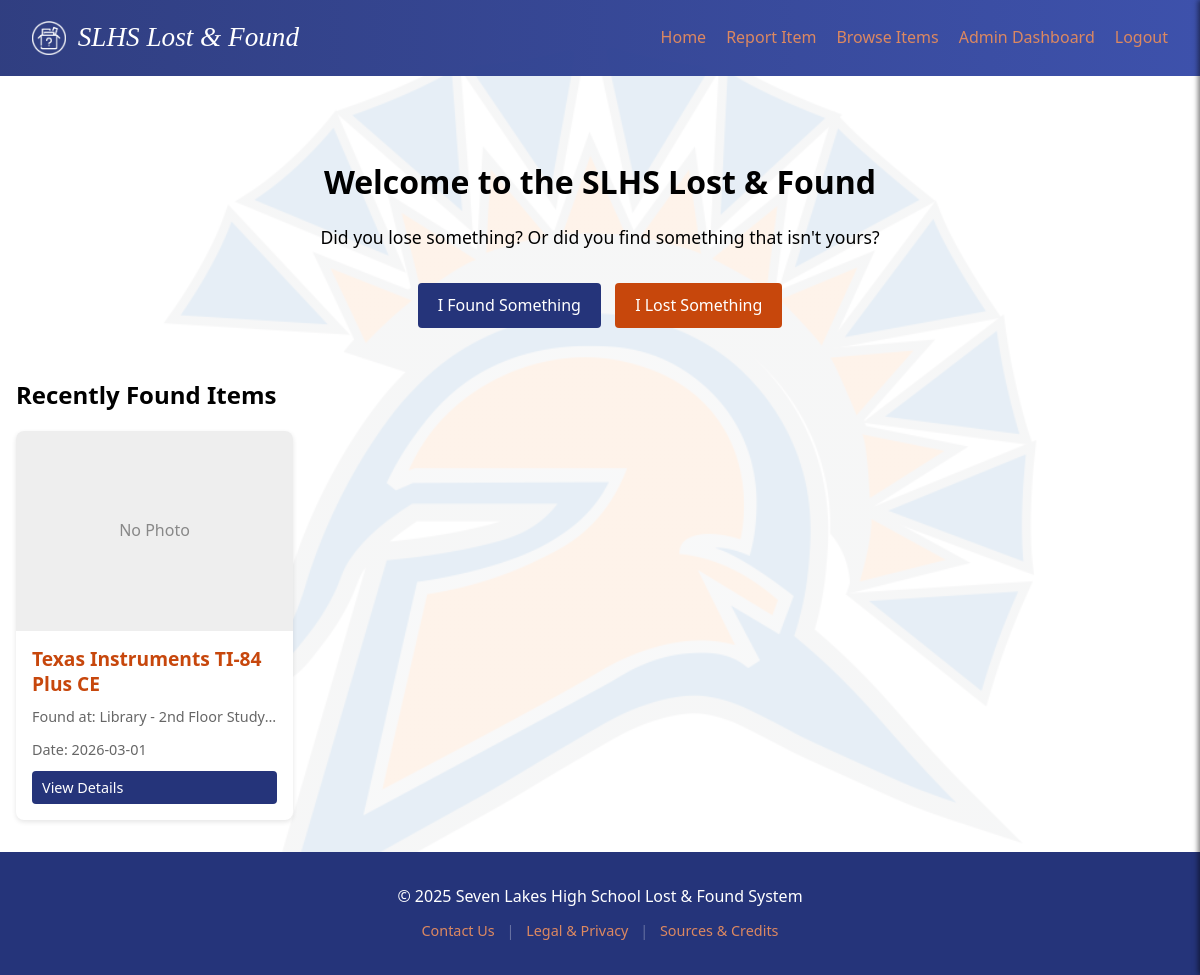
The page / (signed in) on the database its author committed.
### tables this page shows
CREATE TABLE items (
                id INTEGER PRIMARY KEY AUTOINCREMENT,
                report_type TEXT NOT NULL DEFAULT 'found',
                title TEXT NOT NULL,
                description TEXT NOT NULL,
                location TEXT NOT NULL,
                date_found TEXT NOT NULL,
                contact_info TEXT NOT NULL, 
                image_file TEXT,
                status TEXT DEFAULT 'pending' 
            );

### app.py (the view)
@app.route('/')
def index():
    db = get_db()
    items = db.execute('SELECT * FROM items WHERE status = "approved" AND report_type = "found" ORDER BY id DESC LIMIT 3').fetchall()
    return render_template('index.html', items=items)

### app.py (called while the page is built)
def get_db():
    db = getattr(g, '_database', None)
    if db is None:
        db = g._database = sqlite3.connect(DATABASE)
        db.row_factory = sqlite3.Row  # Access columns by name
    return db

@app.teardown_appcontext
def close_connection(exception):
    db = getattr(g, '_database', None)
    if db is not None:
        db.close()

### templates/index.html
{% extends 'base.html' %}
{% block content %}
<div style="text-align: center; padding: 3rem 0;">
    <h1>Welcome to the SLHS Lost & Found</h1>
    <p style="margin: 1rem 0 2rem 0; font-size: 1.1rem;">
        Did you lose something? Or did you find something that isn't yours?<br>
    </p>
    <div>
        <a href="{{ url_for('report', type='found') }}" class="btn">I Found Something</a>
        <a href="{{ url_for('report', type='lost') }}" class="btn" style="background-color: #c7470c; margin-left: 10px;">I Lost Something</a>
    </div>
</div>
<h2>Recently Found Items</h2>
<div class="item-grid">
    {% for item in items %}
    <div class="item-card">
        {% if item.image_file %}
            <img src="{{ url_for('static', filename='uploads/' + item.image_file) }}" alt="Photo of {{ item.title }}" class="item-image">
        {% else %}
            <div class="item-image" style="display:flex;align-items:center;justify-content:center;color:#888;">No Photo</div>
        {% endif %}
        <div class="item-details">
            <h3 class="item-title">{{ item.title }}</h3>
            <p class="meta">Found at: {{ item.location }}</p>
            <p class="meta">Date: {{ item.date_found }}</p>
            <a href="{{ url_for('item_detail', id=item.id) }}" class="btn" style="padding: 5px 10px; font-size: 0.9rem;">View Details</a>
        </div>
    </div>
    {% else %}
        <p>No recently found items reported.</p>
    {% endfor %}
</div>
{% endblock %}

### static/style.css (style rules this page uses)
:root { --primary: #c7470c; --secondary: #25347a; --accent: #e74c3c; --light: #dc8861; --dark: #25347a; --text-color: black; --font-main: 'Segoe UI', Tahoma, Geneva, Verdana, sans-serif; --font-title: 'Bitter', serif; }
* { box-sizing: border-box; margin: 0; padding: 0; }
body { font-family: var(--font-main); color: var(--text-color); line-height: 1.6; display: flex; flex-direction: column; min-height: 100vh; overflow-x: hidden; background-image: linear-gradient(rgba(255, 255, 255, 0.90), rgba(255, 255, 255, 0.90)), url('seven_lakes_logo.png'); background-size: cover; background-position: center; background-attachment: fixed; background-repeat: no-repeat; }
button.btn, .btn { display: inline-block; background-color: var(--secondary); color: white; padding: 10px 20px; border: none; border-radius: 4px; cursor: pointer; text-decoration: none; font-size: 1rem; transition: background 0.3s; }
.item-grid { display: grid; grid-template-columns: repeat(auto-fill, minmax(250px, 1fr)); gap: 20px; margin-top: 1rem; }
.item-card { background: white; border-radius: 8px; overflow: hidden; box-shadow: 0 2px 5px rgba(0,0,0,0.1); transition: transform 0.2s; display: flex; flex-direction: column; }
.item-image { width: 100%; height: 200px; object-fit: cover; background-color: #eee; }
.item-details { padding: 1rem; display: flex; flex-direction: column; flex: 1; }
.item-title { font-size: 1.2rem; margin-bottom: 0.5rem; color: var(--primary); display: -webkit-box; -webkit-line-clamp: 2; line-clamp: 2; -webkit-box-orient: vertical; overflow: hidden; text-overflow: ellipsis; line-height: 1.3; height: 2.6em; word-break: break-word; overflow-wrap: break-word; }
.meta { font-size: 0.9rem; color: #666; margin-bottom: 10px; white-space: nowrap; overflow: hidden; text-overflow: ellipsis; display: block; }
.item-details .btn { margin-top: auto; }

### rows shown on the page
items: title "Texas Instruments TI-84 Plus CE", location "Library - 2nd Floor Study…", date_found "2026-03-01"
